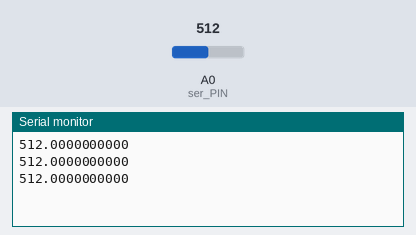
The sketch below on a simulated Arduino Uno, built with avr-gcc and run on an emulated ATmega328P. Shown: the last lines printed to the serial monitor. The test bench sets the inputs (shaded band); at power-on: A0 (ser_PIN) = 512.

Above: at 1.3 s.
1.4 s: A0 (ser_PIN) set to 716
At 1.9 s:
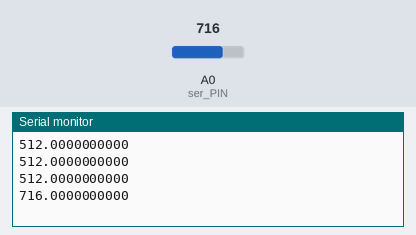
2.9 s: A0 (ser_PIN) set to 900
At 3.4 s:
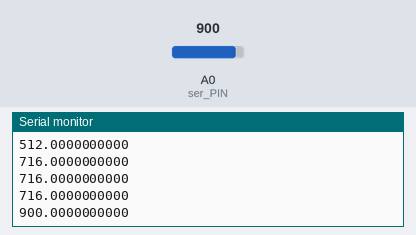
Timing chart, 0 to 5.9 s (numbered marks = the images above; inputs shaded):
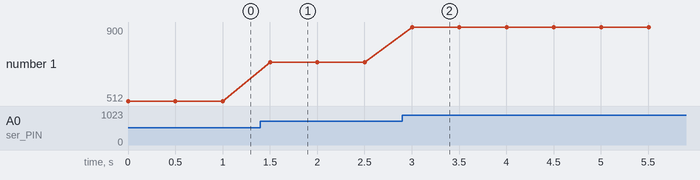

Measured:
- after the input at 1.4 s, the serial monitor: prints a new line after 0.10 s (image 1)
- after the input at 2.9 s, the serial monitor: prints a new line after 0.10 s (image 2)
- plotted number 1: 512 → 716 after the input at 1.4 s, 716 → 900 after the input at 2.9 s

The sketch:

serdata.ino
```cpp
const int ser_PIN = A0;
const int PIN = 12;

void setup() {
  // put your setup code here, to run once:
  Serial.begin(9600);
  pinMode(ser_PIN, INPUT);
}

void loop() {
  // put your main code here, to run repeatedly:
//  if (digitalRead(PIN) == HIGH){
//    Serial.println("通電");
//  }
  float t = analogRead(ser_PIN);
  String data = String(t, DEC);
  Serial.println(data);
  delay(500);
}
```
